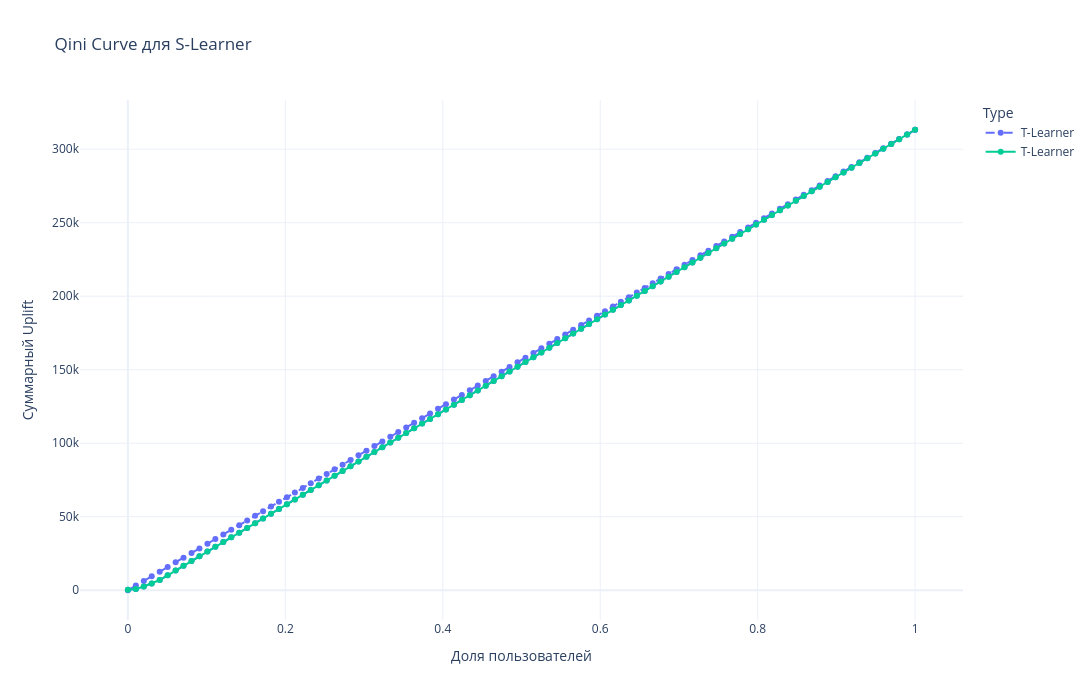

Notebook source saved alongside this figure:
### Markdown cell above
Построим график:

### Code cell
# Задаём заглавие для графика
print('\nПостроение "Qini Curve" для "S-Learner":')
print('-' * 123)



# Построение Qini Curve для S-Learner с использованием функции qini_curve_px
qini_curve_px(
    y_true = y_valid,
    uplift_pred = uplift_predict_s,
    treatment = treatment_valid,
    n_bins = 100,
    title = 'Qini Curve для S-Learner',
    xaxis_title = 'Доля пользователей',
    yaxis_title = 'Суммарный Uplift',
    color = 'Type',
    line_dash = 'Type',
    height = 700,
    width = 1200,
    
    line_dash_map = {
        'S-Learner': 'solid', 
        'Random': 'dash'
    },
    
    name = 'S-Learner'
    
)
